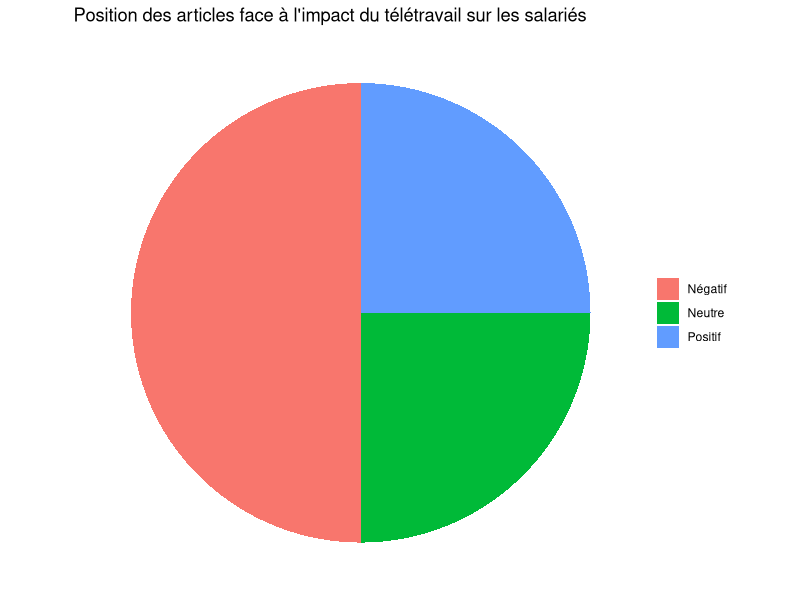

Generate this figure with R:
if (!require(ggplot2)) install.packages("ggplot2")
library(ggplot2)
data <- data.frame(
  Opinion = c("Négatif", "Positif", "Neutre"),  # Les catégories d'opinion
  Count = c(20, 10, 10)  # Nombre d'articles pour chaque opinion
)
ggplot(data, aes(x = "", y = Count, fill = Opinion)) +
  geom_bar(stat = "identity", width = 1) +  # Créer un diagramme en barres
  coord_polar(theta = "y") +  # Convertir en diagramme circulaire
  labs(title = "Position des articles face à l'impact du télétravail sur les salariés") +
  theme_void() +  # Supprimer les axes
  theme(legend.title = element_blank())  # Supprimer le titre de la légende
